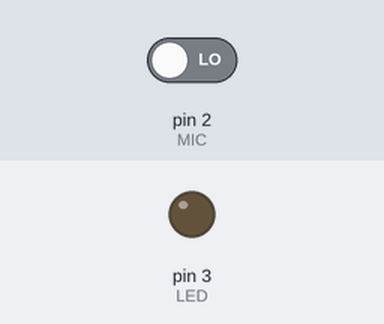
The sketch below on a simulated Arduino Uno, built with avr-gcc and run on an emulated ATmega328P. Shown: output pins drawn as LEDs (lit = HIGH). Dashed ring = blinking. The test bench sets the inputs (shaded band); at power-on: pin 2 (MIC) LOW.

Above: at 1.2 s.
1.3 s: pin 2 (MIC) driven HIGH
At 1.7 s:
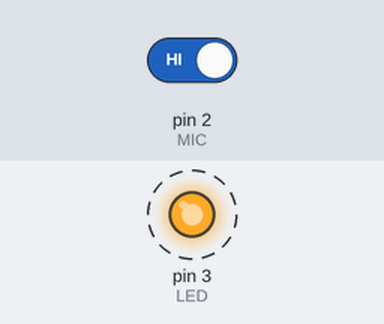
4.3 s: pin 2 (MIC) driven LOW
At 5.4 s:
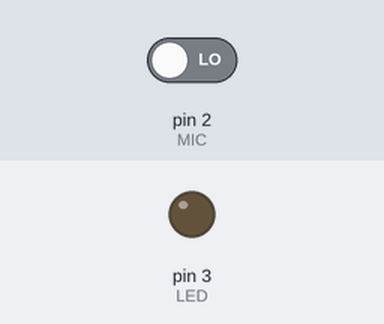
Timing chart, 0 to 7.3 s (numbered marks = the images above; inputs shaded):
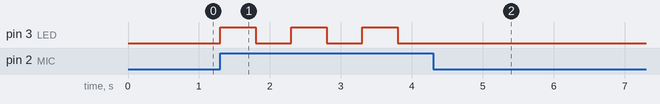

The sketch:

SensorSonido.ino
```cpp
int LED = 3;
int MIC = 2;
int ESTADO;
int VALOR;

void setup() {
  pinMode(LED, OUTPUT);
  pinMode(MIC, INPUT);
}

void loop() {
  VALOR = digitalRead(MIC);
  if (VALOR == HIGH){
    ESTADO = digitalRead(LED);
    digitalWrite(LED, !ESTADO);
    delay(500);
  }
}
```

Measured:
- after the input at 1.3 s, pin 3 (LED): alternates HIGH for 0.50 s and LOW for 0.50 s, starting at once
- after the input at 4.3 s, pin 3 (LED): stops changing and stays LOW
